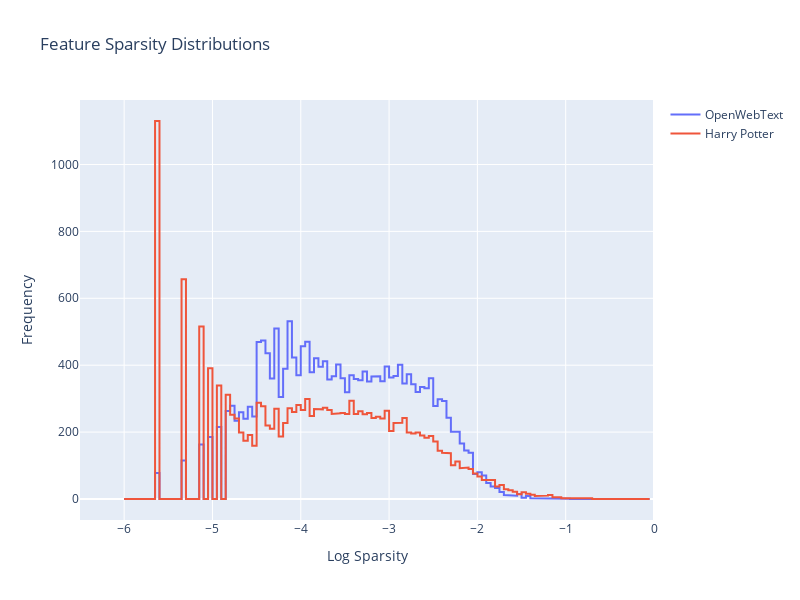

Write notebook code for a chart like this one.
### Code cell
fig = go.Figure()


bins = np.arange(-6, 0, 0.05)

xvals, yvals = create_lineplot_histogram(metrics['sparsity'].log10().cpu().numpy(), bins=bins)
trace = go.Scatter(x=xvals, y=yvals, mode='lines', name="OpenWebText")
fig.add_trace(trace)

xvals, yvals = create_lineplot_histogram(metrics_subset['sparsity'].log10().cpu().numpy(), bins=bins)
trace = go.Scatter(x=xvals, y=yvals, mode='lines', name="Harry Potter")
fig.add_trace(trace)



# Add layout settings
fig.update_layout(
    title="Feature Sparsity Distributions",
    xaxis_title="Log Sparsity",
    yaxis_title="Frequency",
    # xaxis_type="log",
    # yaxis_type="log",
    xaxis_range=[-6.5, 0],
    showlegend=True,
    height=600,  # Specify the height of the figure
    width=800,  # Specify the width of the figure
)

fig.show()

### Figure 1 — Plotly figure (JSON) as saved in the notebook; plotly's stock layout.template omitted (floating-point values rounded to 4 significant figures; data arrays with more than 128 entries replaced by an {"elided": "..."} marker saying what was removed)
{"data": [{"mode": "lines", "name": "OpenWebText", "type": "scatter", "x": {"elided": "240 float values"}, "y": {"elided": "240 int values"}}, {"mode": "lines", "name": "Harry Potter", "type": "scatter", "x": {"elided": "240 float values"}, "y": {"elided": "240 int values"}}], "layout": {"height": 600, "showlegend": true, "title": {"text": "Feature Sparsity Distributions"}, "width": 800, "xaxis": {"range": [-6.5, 0], "title": {"text": "Log Sparsity"}, "type": "linear"}, "yaxis": {"autorange": true, "range": [-62.78, 1193.0], "title": {"text": "Frequency"}, "type": "linear"}}}
